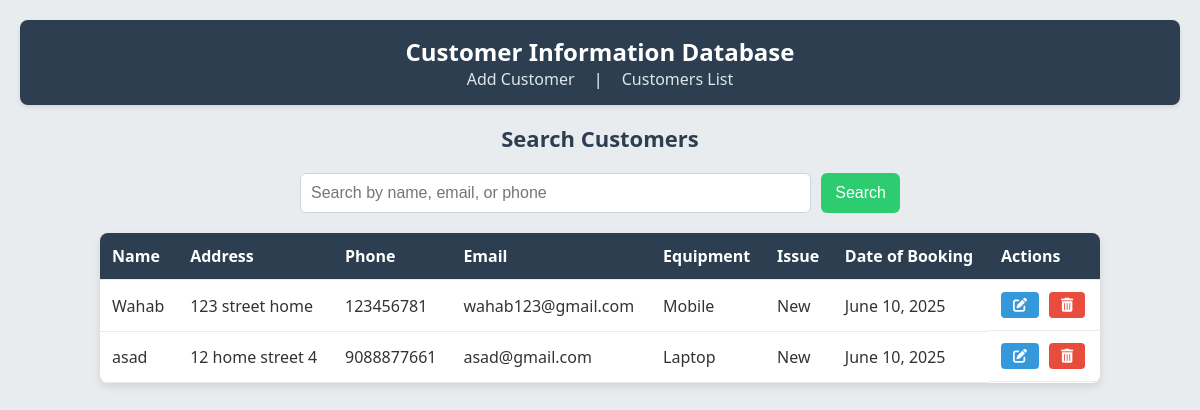
Page /list/ on the committed database.
### customerinfo/models.py (models this page shows, shortened)
class Customer(models.Model):
    name = models.CharField(max_length=100)
    address = models.TextField()
    phone = models.CharField(max_length=15)
    email = models.EmailField(unique=True)
    equipment = models.CharField(max_length=50)
    issue = models.TextField()
    date_of_booking = models.DateField(auto_now_add=True)

### customerinfo/views.py (the view)
# urls.py: path('list/', views.customer_list, name='customer_list'),
def customer_list(request):
    query = request.GET.get('q', '')
    customers = Customer.objects.all()
    if query:
        customers = customers.filter(
            Q(name__icontains=query) |
            Q(email__icontains=query) |
            Q(phone__icontains=query)
        )
    return render(request, 'customer_list.html', {'customers': customers, 'query': query})

### customerinfo/templates/customer_list.html (shortened to what this page needs)
{% extends 'base.html' %}
{% load static %}
{% block css %}
    <link rel="stylesheet" href="{% static 'customer_list.css' %}">
{% endblock %}
{% block content %}
<h2>Search Customers</h2>
<form method="get" class="search-form">
    <input type="text" name="q" value="{{ query }}" placeholder="Search by name, email, or phone" class="search-input">
    <button type="submit" class="search-btn">Search</button>
</form>
{% if customers %}
    <table class="customer-table">
        <thead>
            <tr>
                <th>Name</th>
                <th>Address</th>
                <th>Phone</th>
                <th>Email</th>
                <th>Equipment</th>
                <th>Issue</th>
                <th>Date of Booking</th>
                <th>Actions</th>
            </tr>
        </thead>
        <tbody>
            {% for customer in customers %}
            <tr>
                <td>{{ customer.name }}</td>
                <td>{{ customer.address }}</td>
                <td>{{ customer.phone }}</td>
                <td>{{ customer.email }}</td>
                <td>{{ customer.equipment }}</td>
                <td>{{ customer.issue }}</td>
                <td>{{ customer.date_of_booking }}</td>
                <td class="actions">
                    <a href="{% url 'customer_edit' customer.pk %}" class="edit-btn"><i class="fas fa-pen-to-square" aria-hidden="true"></i></a>
                    <form method="post" action="{% url 'customer_delete' customer.pk %}" class="delete-form">
                        <button type="submit" class="delete-btn" onclick="return confirm('Are you sure you want to delete this customer?')"><i class="fas fa-trash-can" aria-hidden="true"></i></button>
                    </form>
                </td>
            </tr>
            {% endfor %}
        </tbody>
    </table>
{% elif query %}
    <p class="no-results">No customers found.</p>
{% endif %}
{% endblock %}

### customerinfo/templates/base.html (shortened to what this page needs)
{% load static %}
<!DOCTYPE html>
<html lang="en">
<head>
    <link rel="stylesheet" href="{% static 'fontawesome-free-6.7.2-web/css/all.min.css' %}">
    <link rel="stylesheet" href="{% static 'base.css' %}">
    {% block css %}
    {% endblock css %}
</head>
<body>
    <header>
        <h1>Customer Information Database</h1>
        <nav>
            <a href="{% url 'customer_form' %}">Add Customer</a> |
            <a href="{% url 'customer_list' %}">Customers List</a>
        </nav>
    </header>
    <main>
        {% block content %}
        {% endblock %}
    </main>
</body>
</html>

### customerinfo/static/base.css (style rules this page uses)
body { font-family: 'Segoe UI', Arial, sans-serif; margin: 0; padding: 20px; background-color: #e9ecef; color: #333; }
header { background-color: #2c3e50; color: white; padding: 15px 20px; text-align: center; border-radius: 8px; box-shadow: 0 2px 4px rgba(0, 0, 0, 0.1); }
header h1 { margin: 0; font-size: 24px; }
nav a { color: #dfe6e9; margin: 0 15px; text-decoration: none; font-weight: 500; transition: color 0.3s ease; }
h2 { color: #2c3e50; font-size: 22px; margin-bottom: 20px; text-align: center; }

### customerinfo/static/customer_list.css (style rules this page uses)
.search-form { max-width: 600px; margin: 20px auto; display: flex; gap: 10px; }
.search-input { flex: 1; padding: 10px; border: 1px solid #ced4da; border-radius: 6px; font-size: 16px; transition: border-color 0.3s ease; }
.search-btn { background-color: #2ecc71; color: white; padding: 4px 14px; border: none; border-radius: 6px; cursor: pointer; font-size: 16px; transition: background-color 0.3s ease; }
.customer-table { width: 100%; max-width: 1000px; margin: 20px auto; border-collapse: collapse; background-color: #ffffff; box-shadow: 0 4px 8px rgba(0, 0, 0, 0.1); border-radius: 8px; overflow: hidden; }
.customer-table th, .customer-table td { padding: 12px; text-align: left; border-bottom: 1px solid #e9ecef; }
.customer-table th { background-color: #2c3e50; color: white; font-weight: 600; }
.actions { display: flex; gap: 10px; align-items: center; }
.edit-btn, .delete-btn { display: inline-flex; align-items: center; justify-content: center; padding: 6px 12px; border-radius: 4px; font-size: 14px; text-decoration: none; transition: background-color 0.3s ease; }
.edit-btn { background-color: #3498db; color: white; }
.delete-btn { background-color: #e74c3c; color: white; border: none; cursor: pointer; }
.delete-form { display: inline-flex; margin: 0; }

### rows in the picture
Customer: name "Wahab", address "123 street home", phone "123456781", email "wahab123@gmail.com", equipment "Mobile", issue "New", date_of_booking "June 10, 2025"
Customer: name "asad", address "12 home street 4", phone "9088877661", email "asad@gmail.com", equipment "Laptop", issue "New", date_of_booking "June 10, 2025"
